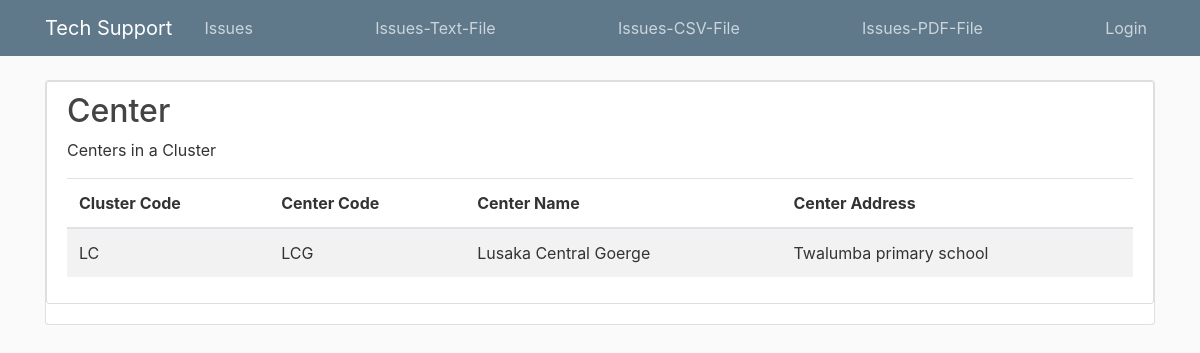
Before: /center_report/ with the older database file.
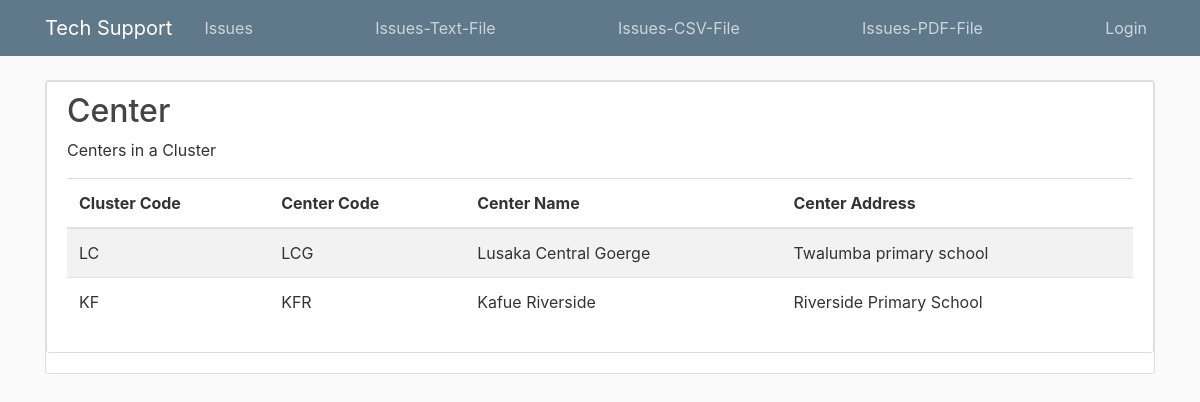
After: the same page with the newer database file.
### supportapp/models.py (models this page shows, shortened)
class Center(models.Model):
    cluster_code = models.ForeignKey("Cluster", on_delete=models.CASCADE)
    center_code = models.CharField(max_length=3, primary_key=True)
    center_name = models.CharField(max_length=50)
    center_address = models.CharField(max_length=50)

class Cluster(models.Model):
    cluster_code = models.CharField(max_length = 3, primary_key=True)
    cluster_name = models.CharField(max_length=50)
    province = models.CharField(max_length=50)
    def __str__(self):
        return f"{self.cluster_code}"

### supportapp/views.py (the view)
# urls.py: path('center_report/', views.centerrpt, name='center_report'),
def centerrpt(request):
    context = {
        'center': Center.objects.all(),
    }
    return render(request,'supportapp/center_report.html', context)

### supportapp/templates/supportapp/center_report.html
{% extends "supportapp/base.html" %}
    {% load crispy_forms_tags  %}
      {% block content %}
      <div class="content-section">
<h2> Center </h2>
  <p>Centers in a Cluster</p>
  <table class="table table-striped">
    <thead>
      <tr>
        <th> Cluster  Code</th>
        <th>Center  Code</th>
        <th>Center  Name</th>
        <th>Center Address </th>
      </tr>
    </thead>
    <tbody>
    {% for cnt in center %}
      <tr>
            <td>{{ cnt.cluster_code }}</td>
            <td>{{ cnt.center_code }}</td>
            <td>{{ cnt.center_name }}</td>
            <td>{{ cnt.center_address }}</td>
      </tr>
     {% endfor %}
    </tbody>
  </table>
   </div>
    {% endblock content %}

Changed rows visible on the page:
added Center: cluster_code "KF", center_code "KFR", center_name "Kafue Riverside", center_address "Riverside Primary School"
